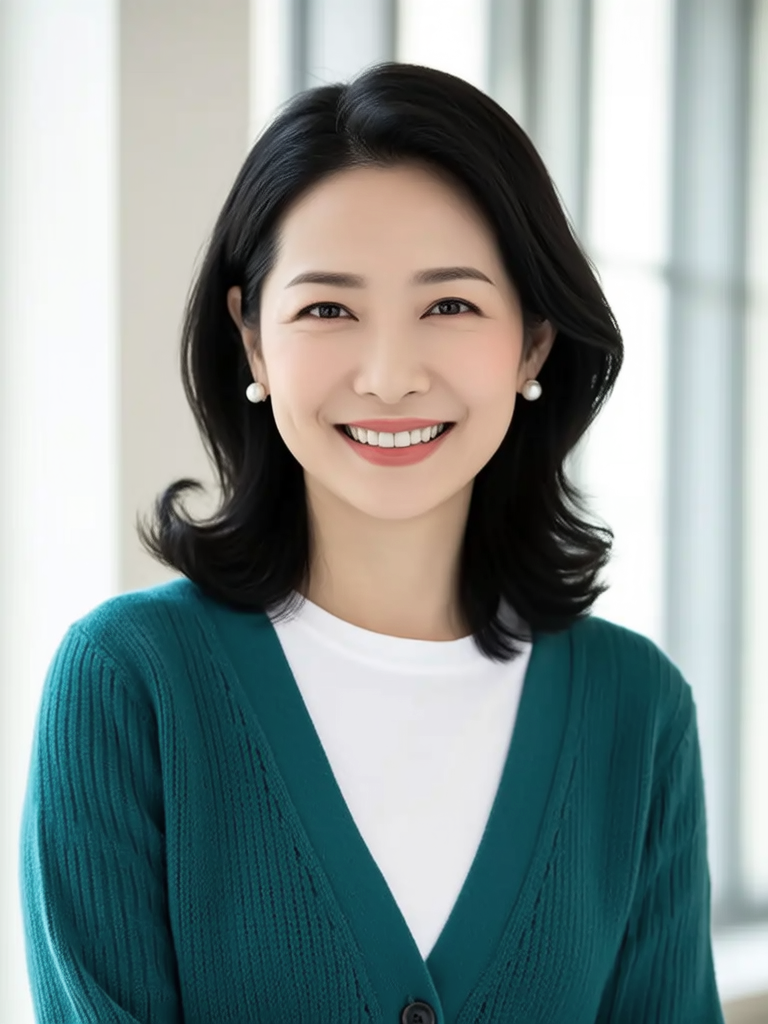
#> input picture brand/characters/candidates/A_cn_woman.png, 768 x 1024 px
$ python -i make_promo_desk_v4.py   (imports and definitions only)
#> lines starting #> are read from the running program, lines starting #| are printed output that depends on the picture; after the words box and inside, x2 and y2 are one past the last pixel; in counts of white or black regions, pixels touching at a corner belong together
#> further down, picture is the input picture: PIL image 768x1024 RGB; mean R, G, B 134.3, 147.1, 146.1
#!/usr/bin/env python3
"""desk_v4: 电脑+键盘桌面背景，练习画面在显示器里；右下角圆形数字人解说。

音频：只用数字人解说（不再叠产品 TTS / 旁白双轨）。
复用 desk_v3 的 talk_raw + commentary（除非 --force-retalk）。

Usage:
  python3 scripts/make_promo_desk_v4.py
  python3 scripts/make_promo_desk_v4.py --force
"""
from __future__ import annotations

import argparse
import json
import subprocess
from pathlib import Path

from PIL import Image, ImageDraw, ImageFilter, ImageFont

from common import (
    ROOT,
    WANX_CREATE,
    audio_duration,
    download,
    guide_dir,
    http_json,
    load_dotenv,
    poll_task,
    require_key,
    run_ffmpeg,
)

W, H = 1080, 1920
# Monitor content rect (inside desk background)
MON_X, MON_Y = 48, 100
MON_W, MON_H = 984, 1120
# Circular PiP
PIP_D = 300
PIP_MARGIN = 36


# [125 lines left out: functions font, gen_desk_bg, draw_hooks, not called in this run]


def circle_mask(size: int) -> Image.Image:
    m = Image.new("L", (size, size), 0)
    d = ImageDraw.Draw(m)
    d.ellipse([0, 0, size - 1, size - 1], fill=255)
    return m


def make_pip_overlay_frame(avatar_frame: Image.Image, d: int = PIP_D) -> Image.Image:
    """Crop center square → circle with white ring on transparent canvas."""
#> called with d = 300
    # cover square
    aw, ah = avatar_frame.size
#> aw = 768; ah = 1024
    side = min(aw, ah)
#> side = 768
    left = (aw - side) // 2
#> left = 0
    top = max(0, (ah - side) // 2 - side // 10)  # bias slightly up to face
#> top = 52
    crop = avatar_frame.crop((left, top, left + side, top + side)).resize((d, d), Image.Resampling.LANCZOS)
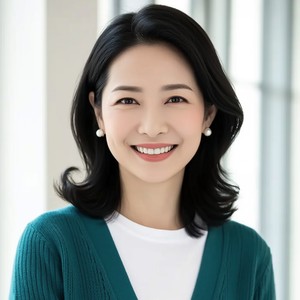
#> crop: PIL image 300x300 RGB; mean R, G, B 151, 156.2, 153.1
    mask = circle_mask(d)
#> in circle_mask, `m = Image.new("L", (size, size), 0)`: m: PIL image 300x300 L; every value is 0
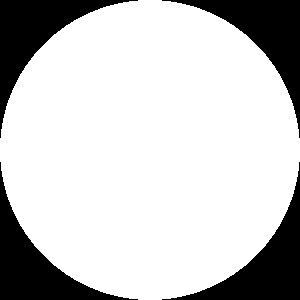
#> mask: PIL image 300x300 L; 78.5% white; 4 black regions, box (x1, y1, x2, y2) and area: (0, 0, 138, 138) 4846, (162, 0, 300, 138) 4846, (0, 162, 138, 300) 4846, (162, 162, 300, 300) 4846
    circ = Image.new("RGBA", (d, d), (0, 0, 0, 0))
#> circ: PIL image 300x300 RGBA; every value is 0
    circ.paste(crop.convert("RGBA"), (0, 0))
    circ.putalpha(mask)
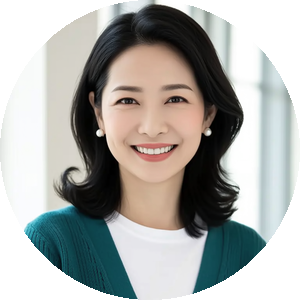
#> circ: PIL image 300x300 RGBA; mean R, G, B, A 151, 156.2, 153.1, 200.1; transparent parts drawn white
    # ring
    ring = Image.new("RGBA", (d + 10, d + 10), (0, 0, 0, 0))
#> ring: PIL image 310x310 RGBA; every value is 0
    rd = ImageDraw.Draw(ring)
    rd.ellipse([0, 0, d + 9, d + 9], outline=(255, 255, 255, 230), width=5)
    rd.ellipse([2, 2, d + 7, d + 7], outline=(15, 118, 110, 200), width=3)
    ring.paste(circ, (5, 5), circ)
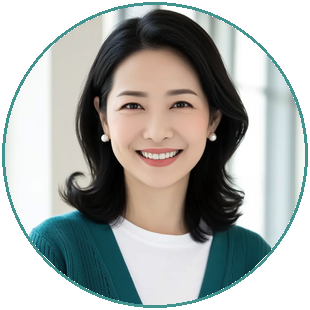
#> ring: PIL image 310x310 RGBA; mean R, G, B, A 113.8, 117.5, 114.3, 197.7; transparent parts drawn white
    return ring


# [197 lines left out: functions fit_product, scale_avatar, compose, main, not called in this run]


# [2 lines not run here, left out]

>>> from PIL import Image
>>> picture = Image.open('../brand/characters/candidates/A_cn_woman.png')
>>> result = make_pip_overlay_frame(picture)

$ run again, on brand/characters/candidates/C_foreign_woman.png
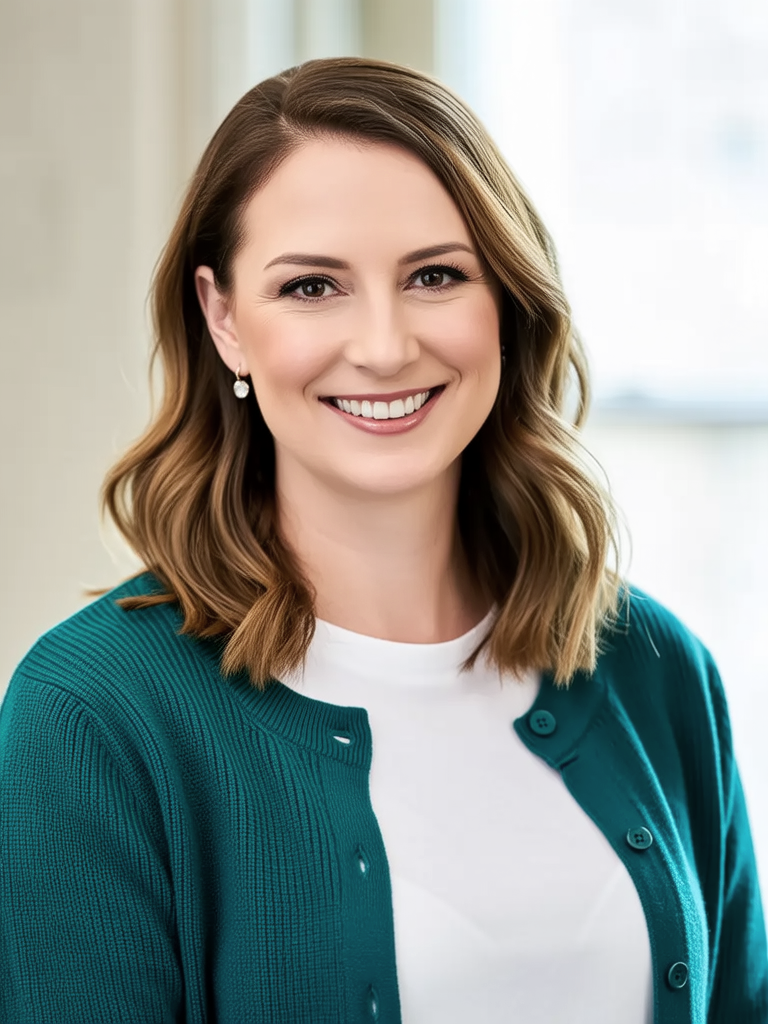
#> input picture brand/characters/candidates/C_foreign_woman.png, 768 x 1024 px
#> picture is the input picture: PIL image 768x1024 RGB; mean R, G, B 147.9, 153.1, 147.1
#> m: PIL image 300x300 L; every value is 0
#> mask: PIL image 300x300 L; 78.5% white; 4 black regions, box (x1, y1, x2, y2) and area: (0, 0, 138, 138) 4846, (162, 0, 300, 138) 4846, (0, 162, 138, 300) 4846, (162, 162, 300, 300) 4846
#> in make_pip_overlay_frame, `circ.putalpha(mask)`:
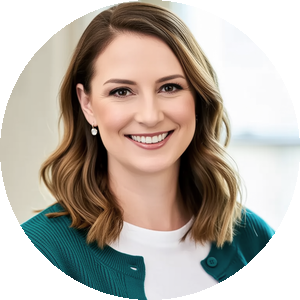
#> circ: PIL image 300x300 RGBA; mean R, G, B, A 160.2, 156.9, 147.5, 200.1; transparent parts drawn white
#> in make_pip_overlay_frame, `ring.paste(circ, (5, 5), circ)`:
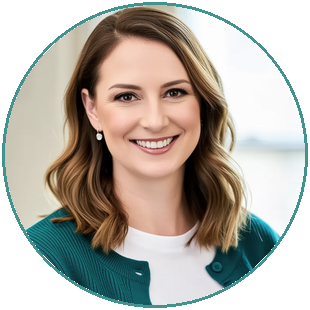
#> ring: PIL image 310x310 RGBA; mean R, G, B, A 124.9, 120.4, 111.6, 197.7; transparent parts drawn white

$ run again, on brand/characters/candidates/D_foreign_man.png
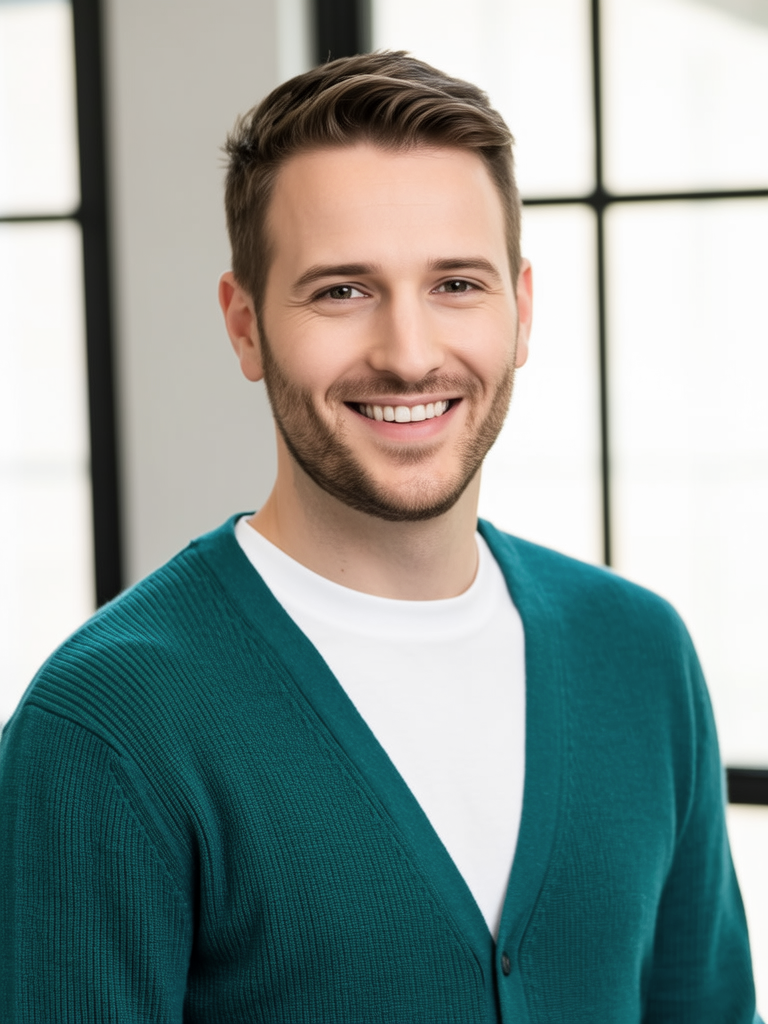
#> input picture brand/characters/candidates/D_foreign_man.png, 768 x 1024 px
#> picture is the input picture: PIL image 768x1024 RGB; mean R, G, B 139, 153, 149.9
#> m: PIL image 300x300 L; every value is 0
#> mask: PIL image 300x300 L; 78.5% white; 4 black regions, box (x1, y1, x2, y2) and area: (0, 0, 138, 138) 4846, (162, 0, 300, 138) 4846, (0, 162, 138, 300) 4846, (162, 162, 300, 300) 4846
#> in make_pip_overlay_frame, `circ.putalpha(mask)`:
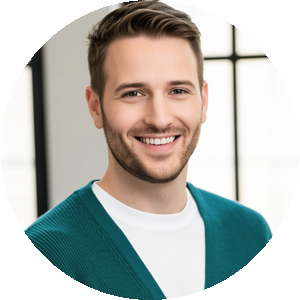
#> circ: PIL image 300x300 RGBA; mean R, G, B, A 163.9, 169.7, 164.7, 200.1; transparent parts drawn white
#> in make_pip_overlay_frame, `ring.paste(circ, (5, 5), circ)`:
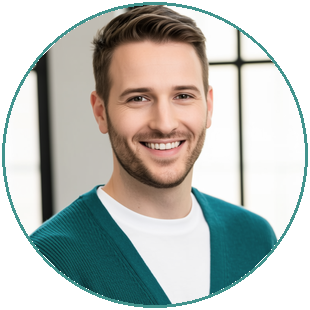
#> ring: PIL image 310x310 RGBA; mean R, G, B, A 128, 132.2, 127.5, 197.7; transparent parts drawn white
